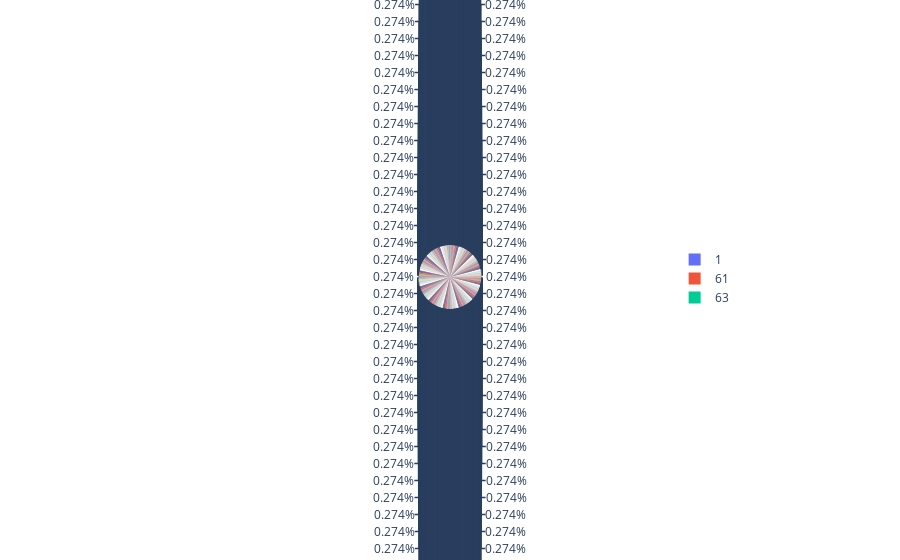

Notebook source saved alongside this figure:
### Code cell
pie = dataset["Store_id"].value_counts()
store = pie.index
orders = pie.values

fig = px.pie(dataset, values=orders, names = store)
fig.show()

### Figure 1 — Plotly figure (JSON) as saved in the notebook; plotly's stock layout.template omitted (floating-point values rounded to 4 significant figures; data arrays with more than 128 entries replaced by an {"elided": "..."} marker saying what was removed)
{"data": [{"domain": {"x": [0, 1], "y": [0, 1]}, "hovertemplate": "label=%{label}<br>value=%{value}<extra></extra>", "labels": {"elided": "365 int values"}, "legendgroup": "", "name": "", "showlegend": true, "type": "pie", "values": {"elided": "365 int values"}}], "layout": {"legend": {"tracegroupgap": 0}, "margin": {"t": 60}}}
